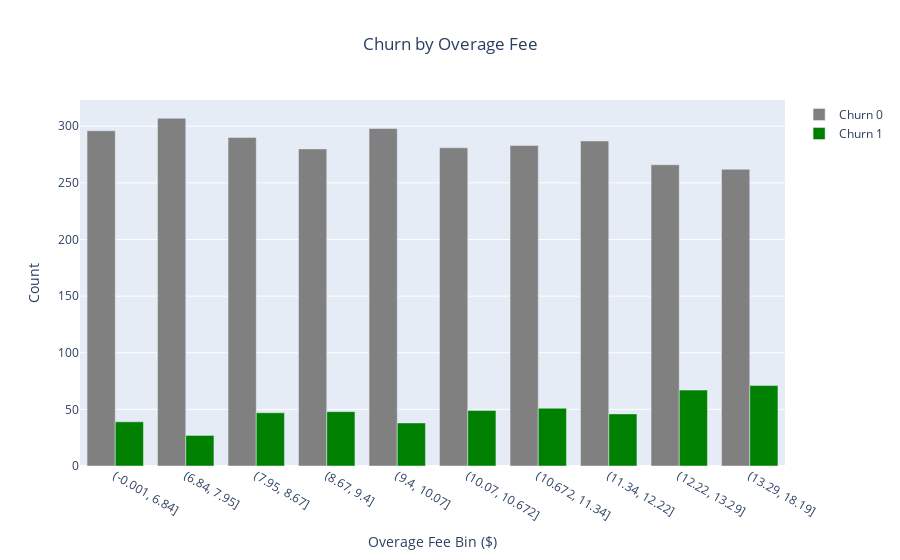

Notebook cell for this chart:
### Code cell
# Plot for OverageFee
data['OverageFee_bin'] = pd.qcut(data['OverageFee'], q=10)
overage_fee_churn = data.groupby(['OverageFee_bin', 'Churn']).size().unstack(fill_value=0)
fig = go.Figure()
fig.add_trace(go.Bar(x=overage_fee_churn.index.astype(str), 
                     y=overage_fee_churn[0], name='Churn 0', 
                     marker_color='grey'))
fig.add_trace(go.Bar(x=overage_fee_churn.index.astype(str), 
                     y=overage_fee_churn[1], name='Churn 1', 
                     marker_color='green'))
fig.update_layout(barmode='group', title='Churn by Overage Fee', title_x=0.5,
                  xaxis_title='Overage Fee Bin ($)', yaxis_title='Count')
fig.show()

### Figure 1 — Plotly figure (JSON) as saved in the notebook; plotly's stock layout.template omitted (floating-point values rounded to 4 significant figures)
{"data": [{"marker": {"color": "grey"}, "name": "Churn 0", "type": "bar", "x": ["(-0.001, 6.84]", "(6.84, 7.95]", "(7.95, 8.67]", "(8.67, 9.4]", "(9.4, 10.07]", "(10.07, 10.672]", "(10.672, 11.34]", "(11.34, 12.22]", "(12.22, 13.29]", "(13.29, 18.19]"], "y": [296, 307, 290, 280, 298, 281, 283, 287, 266, 262]}, {"marker": {"color": "green"}, "name": "Churn 1", "type": "bar", "x": ["(-0.001, 6.84]", "(6.84, 7.95]", "(7.95, 8.67]", "(8.67, 9.4]", "(9.4, 10.07]", "(10.07, 10.672]", "(10.672, 11.34]", "(11.34, 12.22]", "(12.22, 13.29]", "(13.29, 18.19]"], "y": [39, 27, 47, 48, 38, 49, 51, 46, 67, 71]}], "layout": {"barmode": "group", "title": {"text": "Churn by Overage Fee", "x": 0.5}, "xaxis": {"title": {"text": "Overage Fee Bin ($)"}}, "yaxis": {"title": {"text": "Count"}}}}
